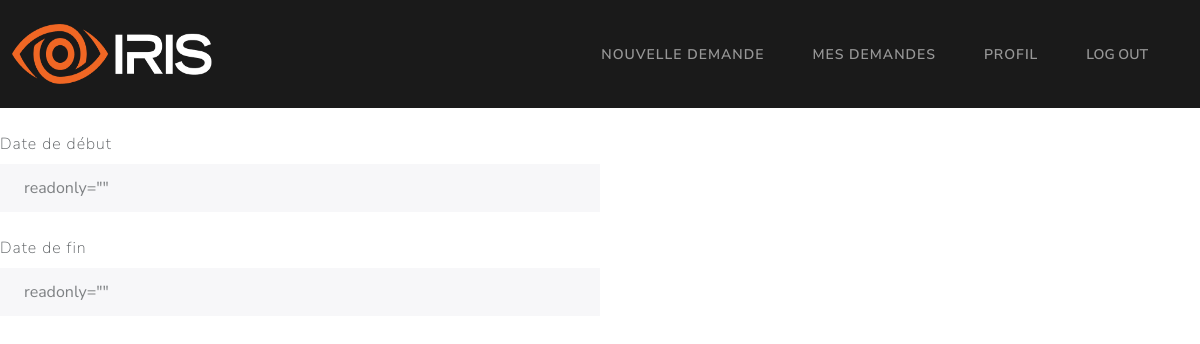
The app's page /employé/demande/3, older data.
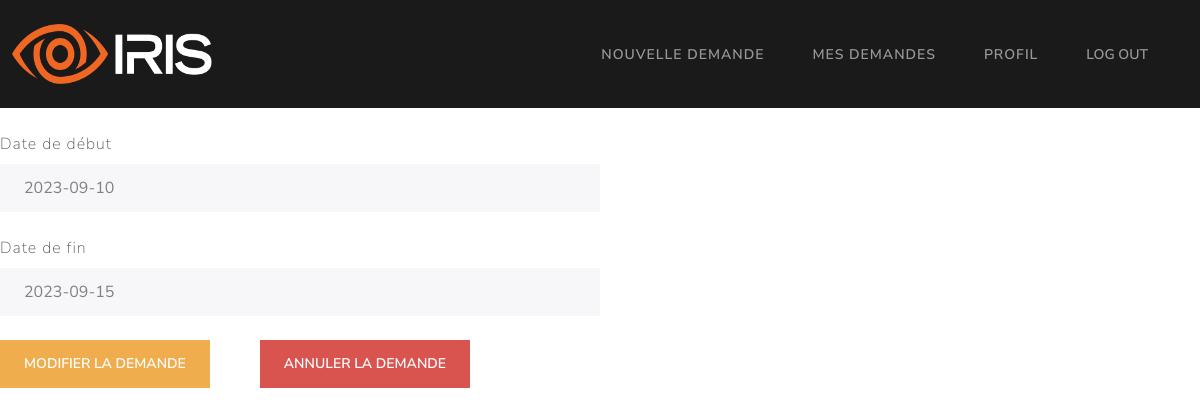
The same page, newer data.
### Models/models.py (models this page shows, shortened)
class demandeCongé(db.Model):
    id = db.Column(db.Integer, primary_key=True)
    date_debut = db.Column(db.String, unique=False, nullable=False)
    date_fin = db.Column(db.String, unique=False, nullable=False)
    statut = db.Column(db.String, unique=False, nullable=False)
    employee_matricule = db.Column(db.String, unique=False, nullable=False)
    motif_refus = db.Column(db.String, unique=False, nullable=True)

### app.py (the view)
@app.route("/employé/demande/<int:id>")
def demande(id):
	return getDemande(id)

### Controllers/employeeController.py (called while the page is built)
def getDemande(id):
    try:
        demande = demandeCongé.query.filter_by(id=id).first()
        return render_template('/user/demande.html', demande=demande)
    except Exception as e:
        return render_template('/user/demande.html', error=str(e))

### templates/user/demande.html
{% extends '/user/base.html' %} {% block title %} Demande {% endblock %} {%
block content %}
<div class="form-group">
  <label class="form-label mt-4" for="readOnlyInput">Date de début</label>
  <input
    class="form-control"
    id="readOnlyInput"
    type="text"
    placeholder={{
    demande.date_debut
    }}
    readonly=""
  />
</div>
<div class="form-group">
  <label class="form-label mt-4" for="readOnlyInput">Date de fin</label>
  <input
    class="form-control"
    id="readOnlyInput"
    type="text"
    placeholder={{
    demande.date_fin
    }}
    readonly=""
  />
</div>
<br />
{% if demande.statut == 'Processing' %}
<button
  style="float: left; margin-right: 50px"
  class="btn btn-warning"
  onclick="window.location='demande/{{ demande.id }}/edit';"
>
  Modifier la demande
</button>
<form action="/employé/demande/{{ demande.id }}/delete" method="POST">
  <button type="Submit" class="btn btn-danger">Annuler la demande</button>
</form>
{% elif demande.statut == 'Refused' %}
<h2>Motif : {{ demande.motif_refus }}</h2>
{% endif %} {{ error }} {% endblock %}

### templates/user/base.html (shortened to what this page needs)
<!DOCTYPE html>
<html>
  <head>
    <link rel="stylesheet" href="{{ url_for('static', filename='bootstrap.css') }}" />
  </head>
  <body>
    <nav class="navbar navbar-expand-lg bg-primary" data-bs-theme="dark">
      <div class="container-fluid">
        <div>
            <img src="/static/g22.png" width="200" height="60">
        </div>
        <div class="collapse navbar-collapse" id="navbarColor01">
          <ul class="navbar-nav me-auto">
            <li class="nav-item">
              <a class="nav-link" href="nouvelle_demande">Nouvelle Demande</a>
            </li>
            <li class="nav-item">
              <a class="nav-link" href="mes_demandes">Mes Demandes</a>
            </li>
            <li class="nav-item">
              <a class="nav-link" href="home">Profil</a>
            </li>
            <li class="nav-item">
              <button type="Submit" form="myForm" class="nav-link">LOG OUT</a>
            </li>
          </ul>
        </div>
      </div>
    </nav>
    {% block content %} {% endblock %}
  </body>
</html>

Row changes from the older to the newer data that the page shows:
added demandeCongé: date_debut "2023-09-10", date_fin "2023-09-15"
Text that changed along with them:
text now shown: "MODIFIER LA DEMANDE ANNULER LA DEMANDE"
